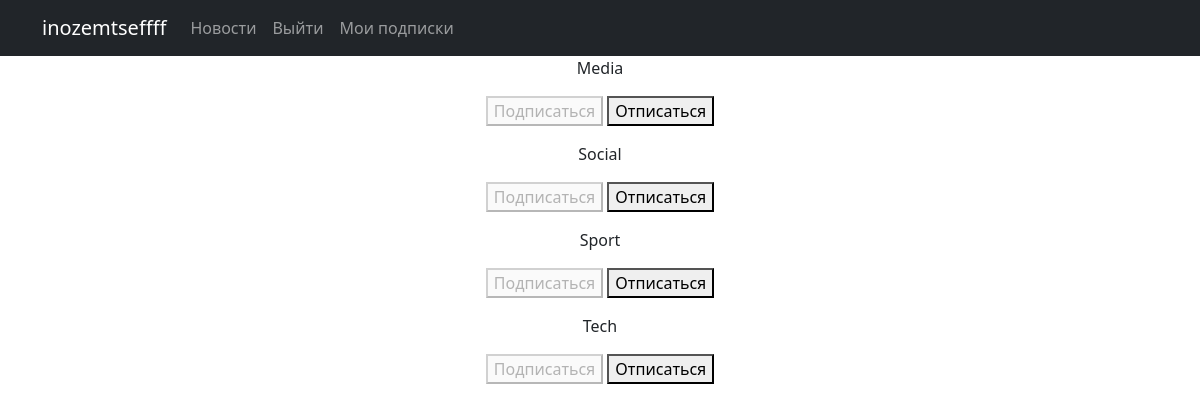
The app's page /subscriptions/ (signed in) with its own data.
### news/models.py (models this page shows, shortened)
class Category(models.Model):
    name = models.CharField(max_length=128, unique=True)
    subscribers = models.ManyToManyField(User, through='Subscriber')

### subscription/views.py (the view, shortened to what this page needs)
# urls.py: path('subscriptions/', include('subscription.urls'))
@login_required
@csrf_protect
def subscriptions(request):
    categories_with_subscriptions = Category.objects.annotate(
        user_subscribed=Exists(
            Subscriber.objects.filter(
                user=request.user,
                category=OuterRef('pk'),
            )
        )
    ).order_by('name')
    return render(
        request,
        'subscriptions.html',
        {'categories': categories_with_subscriptions},
    )

### templates/subscriptions.html (shortened to what this page needs)
{% extends 'flatpages/default.html' %}
{% block content %}
    {% for category in categories  %}
        <p>
            {{ category.name }}
            <form method="post">
                {% if category.user_subscribed %}
                    <button disabled>Подписаться</button>
                    <button name="action" value="unsubscribe">Отписаться</button>
                {% else %}
                    <button name="action" value="subscribe">Подписаться</button>
                    <button disabled>Отписаться</button>
                {% endif %}
            </form>
        </p>
    {% endfor %}
{% endblock content %}

### templates/flatpages/default.html (shortened to what this page needs)
<!DOCTYPE html>
<html lang="en">
    <head>
        {% load static %}
        <link href="{% static 'css/styles.css' %}" rel="stylesheet" />
    </head>
    <body>
        <nav class="navbar navbar-expand-lg navbar-dark bg-dark static-top">
   <div class="container">
       <a class="navbar-brand" href="#">{{request.user}}</a>
       <div class="collapse navbar-collapse" id="navbarResponsive">
           <ul class="navbar-nav ml-auto">
               <li class="nav-item">
                   <a class="nav-link" href="/news/">Новости</a>
               </li>
               {% if user.is_authenticated %}
               <li class="nav-item">
                   <a class="nav-link" href="/accounts/logout/">Выйти</a>
               </li>
               <li class="nav-item">
                   <a class="nav-link" href="/subscriptions/">Мои подписки</a>
               </li>
               {% else %}
               <li class="nav-item">
                   <a class="nav-link" href="/accounts/login/">Войти</a>
               </li>
               {% endif %}
           </ul>
       </div>
   </div>
</nav>
        <div class="container">
           <div class="row">
               <div class="col-lg-12 text-center">
                   {% block content %}{% endblock content %}
               </div>
           </div>
        </div>
    </body>
</html>

### records on screen
Category: name "Media", shows "Подписаться"
Category: name "Social", shows "Подписаться"
Category: name "Sport", shows "Подписаться"
Category: name "Tech", shows "Подписаться"

### other values on screen
{{ request.user }} "inozemtseffff"
